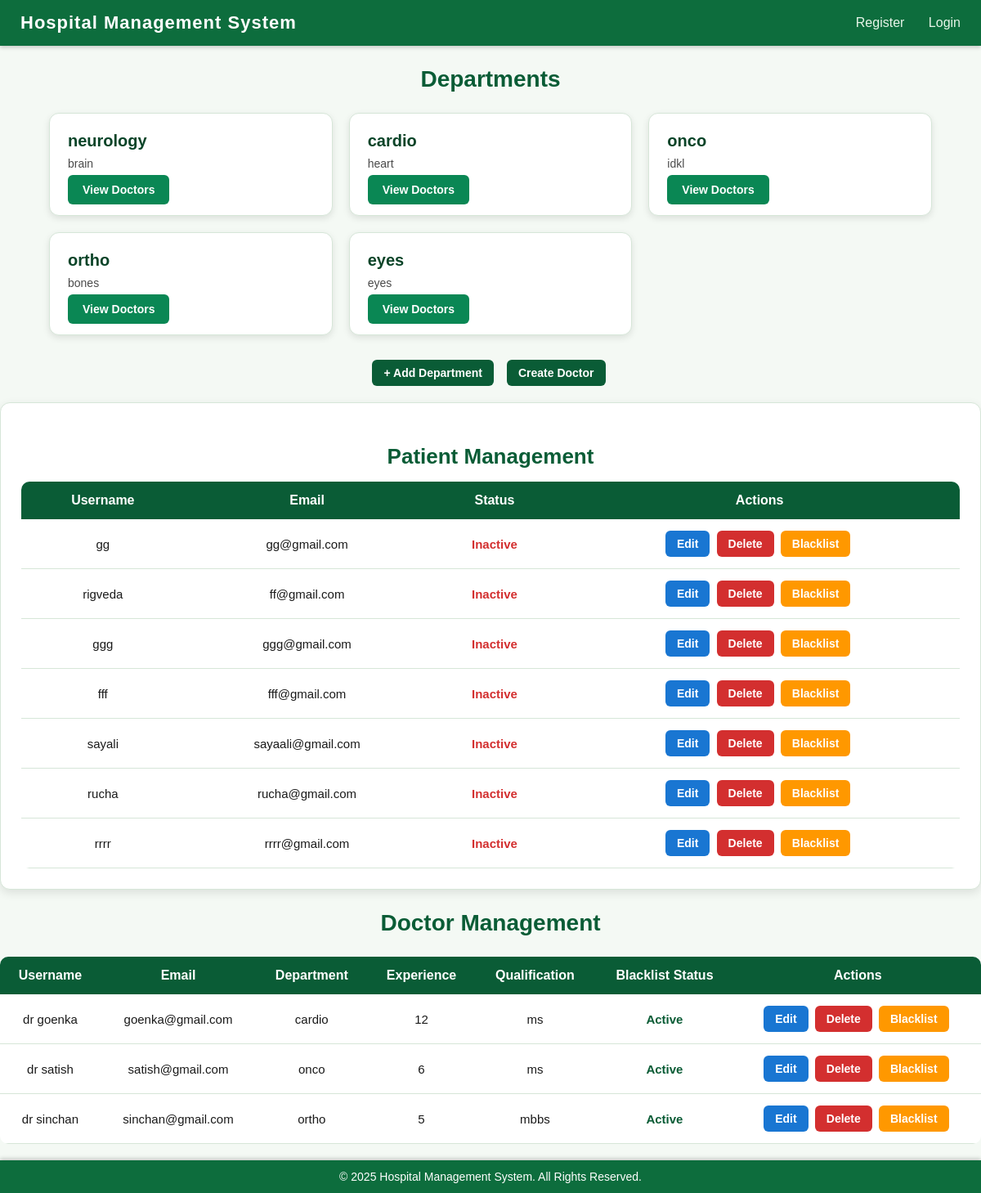
Before: /admin_dashboard with the older database file.
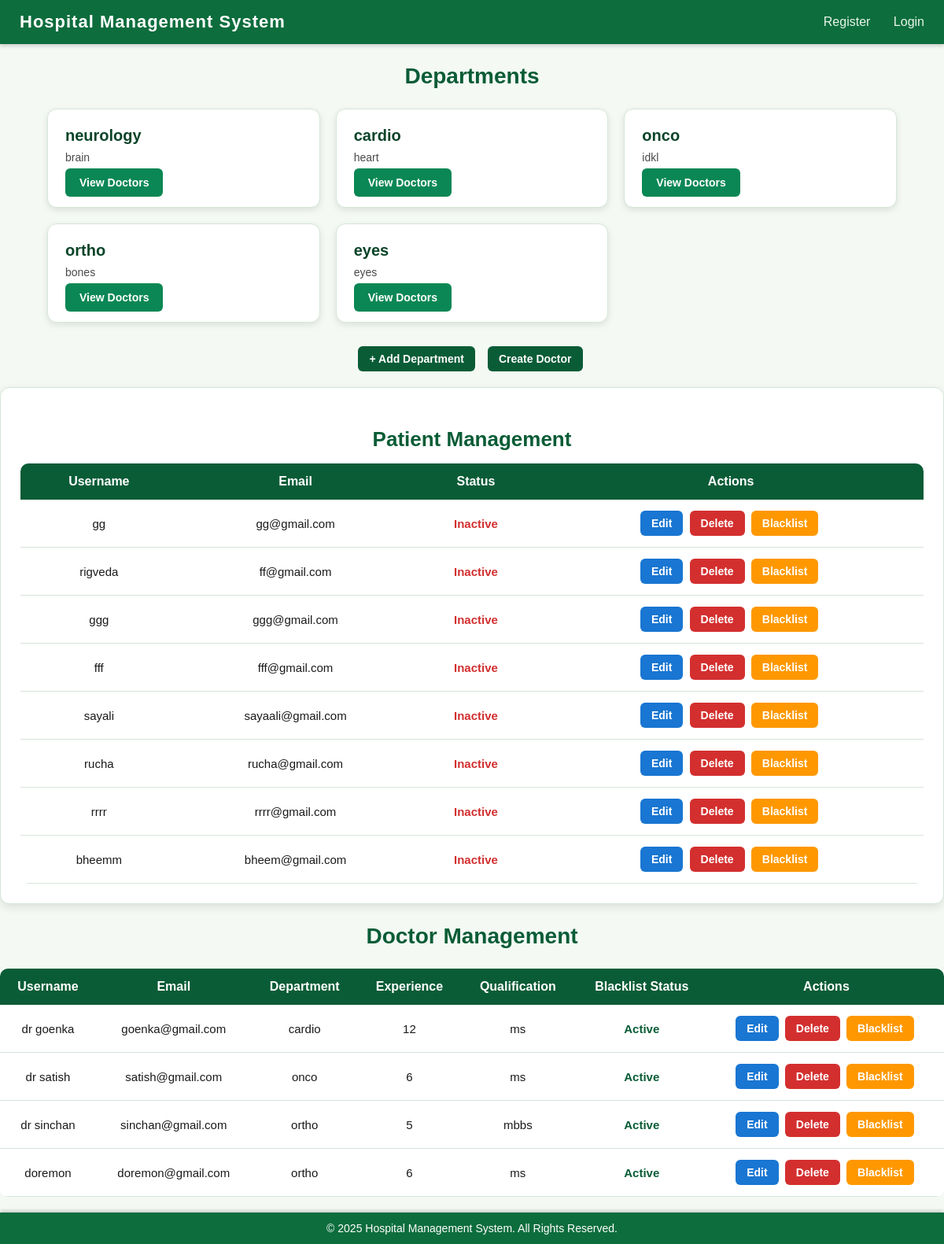
After: the same page with the newer database file.
### app.py (models this page shows)
class Department(db.Model):
    __tablename__='departments'
    id=db.Column(db.Integer,primary_key=True)
    department_name=db.Column(db.String(100),unique=True,nullable=False)
    description=db.Column(db.Text,nullable=True)
    doctors=db.relationship("User",back_populates="department")

class User(db.Model):
    __tablename__='users'
    id=db.Column(db.Integer,primary_key=True)
    username=db.Column(db.String(150),unique=True,nullable=False)
    email=db.Column(db.String(150),unique=True,nullable=False)
    password=db.Column(db.String(150),nullable=False)
    role=db.Column(db.String(50),nullable=False)#eg doctor admin patient
    created_at=db.Column(db.DateTime,default=datetime.utcnow)
    department_id=db.Column(db.Integer,db.ForeignKey('departments.id'),nullable=True)
    department=db.relationship("Department",back_populates="doctors")
    experience=db.Column(db.Integer,nullable=True)
    qualifications=db.Column(db.String(250),nullable=True)
    blacklisted=db.Column(db.Boolean, default=False)
    availabilities = db.relationship('DoctorAvailability', back_populates='doctor', cascade="all, delete-orphan")

### app.py (the view)
@app.route('/admin_dashboard')
def admin_dashboard():
    patient=User.query.filter_by(role='patient').all()
    print(patient,'This is patient data')
    doctors=User.query.filter_by(role='doctor').all()
    departments=Department.query.all()
    return render_template('admin_dashboard.html',patient=patient,departments=departments,doctors=doctors)

### templates/admin_dashboard.html (shortened to what this page needs)
{% extends "base.html" %}
{% block content %}
<h2>Departments</h2>
<div class="dept-container">
    {% for dept in departments %}
    <div class="dept-box">
        <div class="dept-title">{{ dept.department_name }}</div>
        <div class="dept-desc">{{ dept.description }}</div>
        <a class="btn-view" href="{{url_for('view_dct',dept_id=dept.id)}}">View Doctors</a>
    </div>
    {% endfor %}
</div>
<div class="top-actions">
    <a href="{{ url_for('add_department') }}" class="action-btn" style="background:#0a5c36;">+ Add Department</a>
    <a href="{{url_for('create_doctor')}}" class="action-btn" style="background:#0a5c36;">Create Doctor</a>
</div>
<div class="dashboard-container">
    <h2 class="dashboard-title">Patient Management</h2>
    <table class="patient-table">
        <tr>
            <th>Username</th>
            <th>Email</th>
            <th>Status</th>
            <th>Actions</th>
        </tr>
        {% for pt in patient %}
        <tr>
            <td>{{ pt.username }}</td>
            <td>{{ pt.email }}</td>
            <td>
                {% if pt.status == "active" %}
                    <span class="status-active">Active</span>
                {% else %}
                    <span class="status-inactive">Inactive</span>
                {% endif %}
            </td>
            <td>
                <a href="" class="action-btn edit-btn">Edit</a>
                <a href="" class="action-btn delete-btn"
                   onclick="return confirm('Delete this patient?');">Delete</a>
                {% if pt.blacklisted %}
                    <a href="{{url_for('remove_blacklist',user_id=pt.id)}}" class="action-btn blacklist-btn" style="background:#00897b;">
                        Remove Blacklist
                    </a>
                {% else %}
                    <a href="{{url_for('blacklist',user_id=pt.id)}}" class="action-btn blacklist-btn">Blacklist</a>
                {% endif %}
            </td>
        </tr>
        {% endfor %}
    </table>
</div>
<h2>Doctor Management</h2>
<table class="patient-table" style="max-width:1200px;margin:0 auto;">
    <tr>
        <th>Username</th>
        <th>Email</th>
        <th>Department</th>
        <th>Experience</th>
        <th>Qualification</th>
        <th>Blacklist Status</th>
        <th>Actions</th>
    </tr>
    {% for doc in doctors %}
    <tr>
        <td>{{ doc.username }}</td>
        <td>{{ doc.email }}</td>
        <td>{{ doc.department.department_name if doc.department else "N/A" }}</td>
        <td>{{ doc.experience if doc.experience else "N/A" }}</td>
        <td>{{ doc.qualifications if doc.qualifications else "N/A" }}</td>
        <td>
            {% if doc.blacklisted %}
                <span class="status-inactive">Blacklisted</span>
            {% else %}
                <span class="status-active">Active</span>
            {% endif %}
        </td>
        <td>
            <a href="{{ url_for('edit_doctor',doctor_id=doc.id)}}" class="action-btn edit-btn">Edit</a>
            <a href="{{ url_for('delete_doctor', doctor_id=doc.id) }}" class="action-btn delete-btn">Delete</a>
            {% if doc.blacklisted %}
                <a href="{{ url_for('toggle_blacklist_doctor', doctor_id=doc.id) }}" class="action-btn blacklist-btn" style="background:#00897b;">Remove Blacklist</a>
            {% else %}
                <a href="{{ url_for('toggle_blacklist_doctor', doctor_id=doc.id) }}" class="action-btn blacklist-btn">Blacklist</a>
            {% endif %}
        </td>
    </tr>
    {% endfor %}
</table>
{% endblock %}

### templates/base.html (shortened to what this page needs)
<!DOCTYPE html>
<html lang="en">
<head>
</head>
<body>
<nav class="nav_bar">
    <div class="logo">Hospital Management System</div>
    <div class="nav-links">
    {% if session.get('role') == 'patient' %}
        <a href="{{ url_for('patient_dashboard') }}">Home</a>
        <a href="{{ url_for('edit_profile') }}">Edit Profile</a>
        <a href="{{ url_for('patient_history') }}">History</a>
        <a href="{{ url_for('logout') }}">Logout</a>
    {% elif session.get('role') == 'doctor' %}
        <a href="{{ url_for('doctor_dashboard') }}">Home</a>
        <a href="{{ url_for('logout') }}">Logout</a>
    {% elif session.get('role') == 'admin' %}
        <a href="{{ url_for('admin_dashboard') }}">Home</a>
        <a href="{{ url_for('logout') }}">Logout</a>
    {% else %}
        <a href="{{ url_for('registration') }}">Register</a>
        <a href="{{ url_for('login') }}">Login</a>
    {% endif %}
</div>
</nav>
{% block content %}
{% endblock %}
<footer class="site-footer">
    <p>&copy; 2025 Hospital Management System. All Rights Reserved.</p>
</footer>
</body>
</html>

### templates/base.html (style rules this page uses)
* { margin: 0; padding: 0; box-sizing: border-box; font-family: Arial, Helvetica, sans-serif; }
.nav_bar { background-color: #0d6d3d; color: white; padding: 15px 25px; display: flex; justify-content: space-between; align-items: center; box-shadow: 0 2px 5px rgba(0,0,0,0.2); }
.logo { font-size: 22px; font-weight: bold; letter-spacing: 1px; }
.nav-links a { color: #e8f5e9; margin-left: 25px; text-decoration: none; font-size: 16px; font-weight: 500; transition: 0.3s ease; }
.site-footer { background-color: #0d6d3d; color: white; text-align: center; padding: 12px; margin-top: 40px; position: fixed; bottom: 0; left: 0; width: 100%; font-size: 14px; box-shadow: 0 -2px 5px rgba(0,0,0,0.2); }
body { background: #f4fff7; padding-bottom: 60px; }

### templates/admin_dashboard.html (style rules this page uses)
body { background: #f4f9f4; }
h2 { text-align: center; margin: 25px 0; font-size: 28px; font-weight: 700; color: #0a5c36; }
.dept-container { width: 90%; margin: 0 auto 30px auto; display: grid; grid-template-columns: repeat(auto-fill, minmax(300px, 1fr)); gap: 20px; justify-content: center; }
.dept-box { background: #ffffff; border-radius: 12px; padding: 22px; border: 1px solid #d6e6d8; box-shadow: 0 3px 8px rgba(0,0,0,0.1); transition: 0.3s ease; }
.dept-title { font-size: 20px; font-weight: 600; margin-bottom: 8px; color: #0a4428; }
.dept-desc { font-size: 14px; color: #4a4a4a; margin-bottom: 15px; }
.btn-view { padding: 10px 18px; background: #0a8754; color: white; border-radius: 6px; text-decoration: none; font-size: 14px; font-weight: 600; }
.dashboard-container { max-width: 1200px; margin: 0 auto; padding: 25px; background: #ffffff; border-radius: 12px; border: 1px solid #d6e6d8; box-shadow: 0 4px 12px rgba(0,0,0,0.1); }
.dashboard-title { font-size: 26px; font-weight: bold; color: #0a5c36; margin-bottom: 15px; text-align: center; }
.patient-table { width: 100%; border-collapse: collapse; background: white; border-radius: 10px; overflow: hidden; }
.patient-table th { background: #0a5c36; color: white; padding: 14px; font-size: 16px; text-align: center; }
.patient-table td { padding: 14px; border-bottom: 1px solid #d6e6d8; font-size: 15px; color: #1a1a1a; text-align: center; }
.action-btn { padding: 8px 14px; border-radius: 6px; font-size: 14px; text-decoration: none; color: white; font-weight: 600; margin-right: 4px; display: inline-block; }
.edit-btn { background: #1976d2; }
.delete-btn { background: #d32f2f; }
.blacklist-btn { background: #ff9800; }
.status-active { color: #0a5c36; font-weight: bold; }
.status-inactive { color: #d32f2f; font-weight: bold; }
.top-actions { display: flex; justify-content: center; gap: 12px; margin-bottom: 20px; }

Changed rows visible on the page:
added User: username "bheemm", email "bheem@gmail.com", shown under "Patient Management"
added User: username "doremon", email "doremon@gmail.com", department "ortho", experience "6", qualifications "ms", blacklisted "Active", shown under "Doctor Management"
